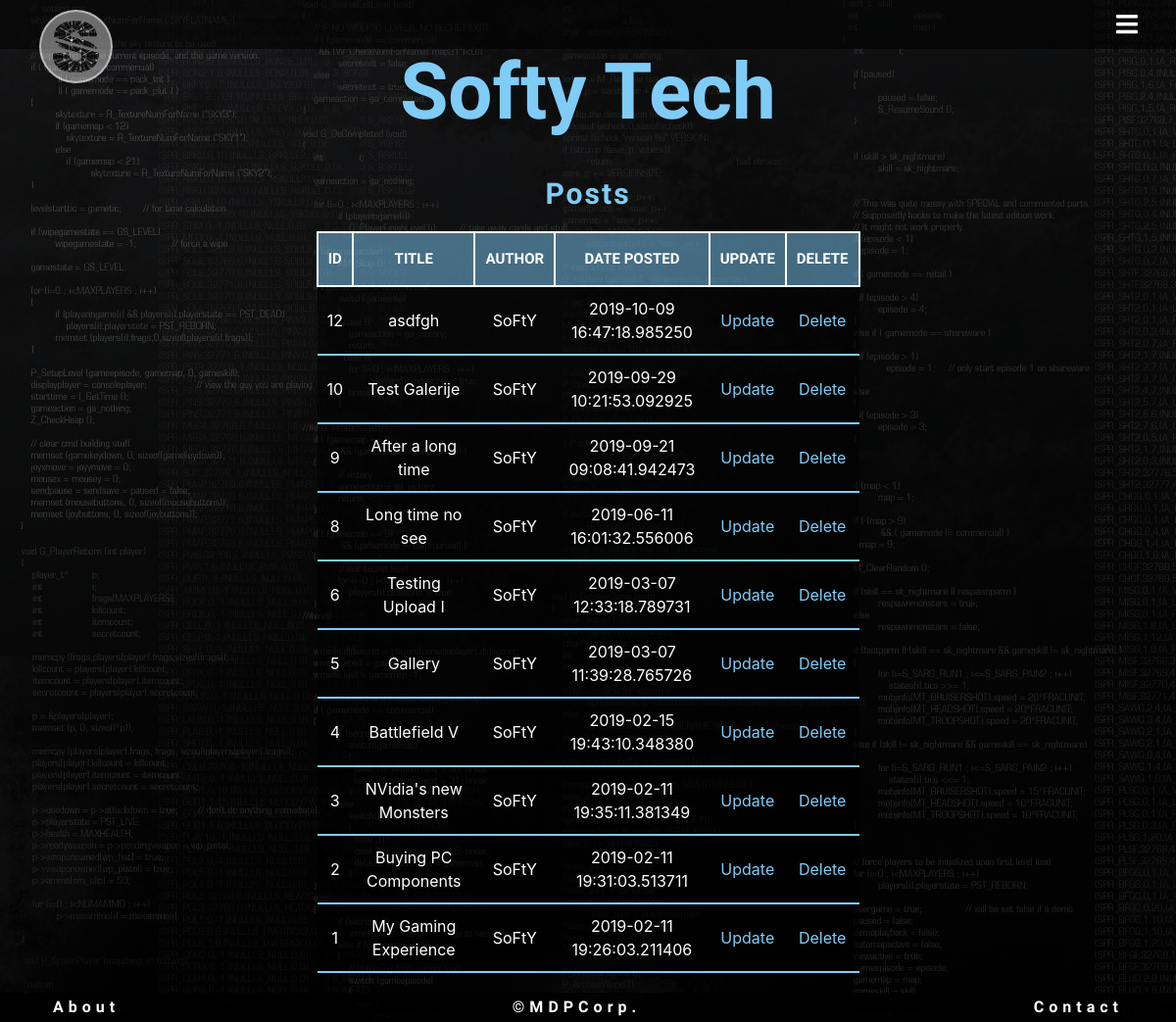
/admin (signed in), run on the app's committed database.
### flaskblog/models.py (models this page shows, shortened)
class Post(db.Model):
    __searchable__ = ['title', 'content']
    id = db.Column(db.Integer, primary_key=True)
    title = db.Column(db.String(30), nullable=False)
    subtitle = db.Column(db.String(30), nullable=False)
    description = db.Column(db.Text, nullable=False)
    slug = db.Column(db.String(30), nullable=False)
    headImg = db.Column(db.String(50), nullable=False, default='default.jpg')
    category = db.Column(db.String(30), nullable=False)
    language = db.Column(db.String(30), nullable=False)
    author = db.Column(db.String(30), nullable=False)
    date_posted = db.Column(db.DateTime, nullable=False, default=datetime.utcnow)
    content = db.Column(db.Text, nullable=False)
    comments = db.relationship('Comment', backref = 'post', lazy= 'dynamic')

### flaskblog/users/routes.py (the view)
@users.route("/admin")
@login_required
@roles_required('Admin')
def admin():
    users = User.query.all()
    posts = Post.query.all()
    return render_template('admin_home.html', users=users, posts=posts)

### flaskblog/templates/admin_Home.html
{% extends "admin_Base.html" %}
{% block content %}
<h2>Posts</h2>
<table>
    <tr>
        <th>ID</th>
        <th>Title</th>
        <th>Author</th>
        <th>Date Posted</th>
        <th>Update</th>
        <th>Delete</th>
    </tr>
    {% for post in posts | reverse %}
    <tr>
        <td>{{post.id}}</td>
        <td>{{post.title}}</td>
        <td>{{post.author}}</td>
        <td>{{post.date_posted}}</td>
        <td><a href="{{ url_for('posts.update_post', post_id=post.id) }}">Update</a></td>
        <td><a href="{{ url_for('posts.delete_post', post_id=post.id) }}">Delete</a></td>
    </tr>
    {% endfor %}
</table>
{% endblock %}

### flaskblog/static/css/adminCSS.css (style rules this page uses)
body { background: linear-gradient(to bottom right, rgba(0, 0, 0, .6), rgba(0, 0, 0, .8)), url(images/background.jpg) fixed; margin: 5px 0 5px 0; }
h2 { text-align: center; color: #7FCCF7; font-family: 'Orbitron'; font-weight: bold; font-size: 30px; margin-top: 50px; letter-spacing: 2px; }
table { width: 50%; margin: 0 auto; margin-top: 20px; margin-bottom: 50px; color: white; }
th { background: rgba(127, 204, 247, .5); text-align: center; padding: 15px 10px; border: solid 2px white; text-transform: uppercase; font-family: 'Orbitron'; font-size: 15px; }
td { background: rgba(0, 0, 0, .5); margin: 5px; padding: 10px; border-bottom: solid 2px #7FCCF7; text-align: center; max-width: 300px; }
td a { color: #7FCCF7; text-decoration: none; }

### data on the page
Post: id "12", title "asdfgh", author "SoFtY", date_posted "2019-10-09 16:47:18.985250"
Post: id "10", title "Test Galerije", author "SoFtY", date_posted "2019-09-29 10:21:53.092925"
Post: id "9", title "After a long time", author "SoFtY", date_posted "2019-09-21 09:08:41.942473"
Post: id "8", title "Long time no see", author "SoFtY", date_posted "2019-06-11 16:01:32.556006"
Post: id "6", title "Testing Upload I", author "SoFtY", date_posted "2019-03-07 12:33:18.789731"
Post: id "5", title "Gallery", author "SoFtY", date_posted "2019-03-07 11:39:28.765726"
Post: id "4", title "Battlefield V", author "SoFtY", date_posted "2019-02-15 19:43:10.348380"
Post: id "3", title "NVidia's new Monsters", author "SoFtY", date_posted "2019-02-11 19:35:11.381349"
Post: id "2", title "Buying PC Components", author "SoFtY", date_posted "2019-02-11 19:31:03.513711"
Post: id "1", title "My Gaming Experience", author "SoFtY", date_posted "2019-02-11 19:26:03.211406"
